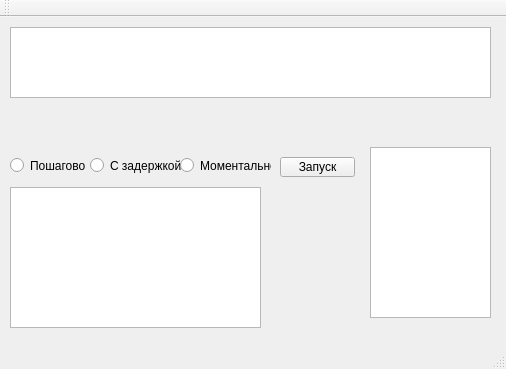
<?xml version="1.0" encoding="UTF-8"?>
<ui version="4.0">
 <class>MainWindow</class>
 <widget class="QMainWindow" name="MainWindow">
  <property name="geometry">
   <rect>
    <x>0</x>
    <y>0</y>
    <width>506</width>
    <height>369</height>
   </rect>
  </property>
  <property name="windowTitle">
   <string>MainWindow</string>
  </property>
  <widget class="QWidget" name="centralWidget">
   <widget class="QTableWidget" name="tableWidget">
    <property name="geometry">
     <rect>
      <x>10</x>
      <y>170</y>
      <width>251</width>
      <height>141</height>
     </rect>
    </property>
   </widget>
   <widget class="QTextEdit" name="textEdit">
    <property name="geometry">
     <rect>
      <x>10</x>
      <y>10</y>
      <width>481</width>
      <height>71</height>
     </rect>
    </property>
   </widget>
   <widget class="QTextEdit" name="textEdit_2">
    <property name="geometry">
     <rect>
      <x>370</x>
      <y>130</y>
      <width>121</width>
      <height>171</height>
     </rect>
    </property>
   </widget>
   <widget class="QRadioButton" name="radioButton">
    <property name="geometry">
     <rect>
      <x>10</x>
      <y>140</y>
      <width>82</width>
      <height>17</height>
     </rect>
    </property>
    <property name="text">
     <string>Пошагово</string>
    </property>
   </widget>
   <widget class="QRadioButton" name="radioButton_2">
    <property name="geometry">
     <rect>
      <x>90</x>
      <y>140</y>
      <width>91</width>
      <height>17</height>
     </rect>
    </property>
    <property name="text">
     <string>С задержкой</string>
    </property>
   </widget>
   <widget class="QRadioButton" name="radioButton_3">
    <property name="geometry">
     <rect>
      <x>180</x>
      <y>140</y>
      <width>91</width>
      <height>17</height>
     </rect>
    </property>
    <property name="text">
     <string>Моментально</string>
    </property>
   </widget>
   <widget class="QPushButton" name="pushButton">
    <property name="geometry">
     <rect>
      <x>280</x>
      <y>140</y>
      <width>75</width>
      <height>20</height>
     </rect>
    </property>
    <property name="text">
     <string>Запуск</string>
    </property>
   </widget>
  </widget>
  <widget class="QMenuBar" name="menuBar">
   <property name="geometry">
    <rect>
     <x>0</x>
     <y>0</y>
     <width>506</width>
     <height>21</height>
    </rect>
   </property>
  </widget>
  <widget class="QToolBar" name="mainToolBar">
   <attribute name="toolBarArea">
    <enum>TopToolBarArea</enum>
   </attribute>
   <attribute name="toolBarBreak">
    <bool>false</bool>
   </attribute>
  </widget>
  <widget class="QStatusBar" name="statusBar"/>
 </widget>
 <layoutdefault spacing="6" margin="11"/>
 <resources/>
 <connections/>
</ui>
